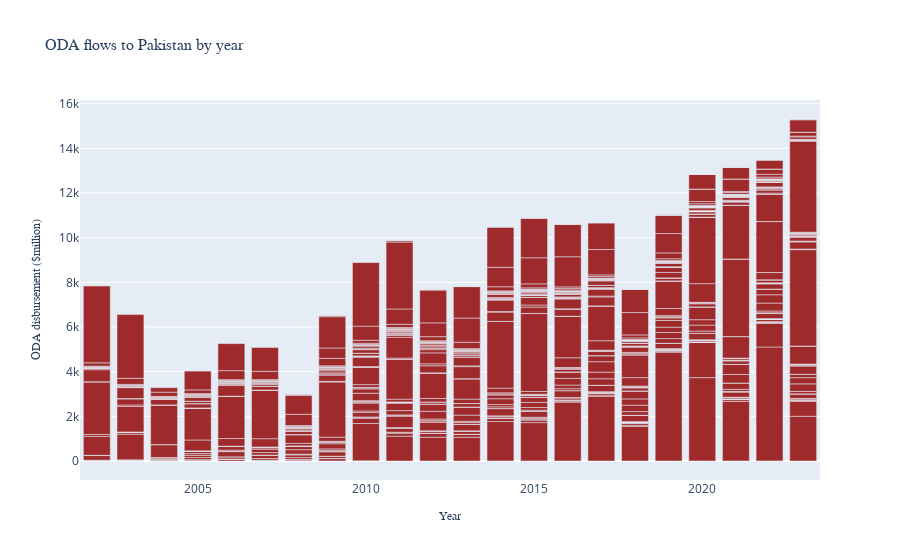

Here is the notebook cell this chart was saved with:
### Markdown cell above
### TRYING PLOTLY.GRAPH_OBJECTS - WHICH IS MORE CUSTOMISABLE THAN EXPRESS

### Code cell
# Create a bar chart using Plotly
fig = go.Figure(data=[go.Bar(
    x=crs_grouped["year"],  # x-axis
    y=crs_grouped["value"],  # y-axis
    marker_color="#9E2A2B"    # Color specified using HEX code
)])

# Add titles and labels
fig.update_layout(
    title="ODA flows to Pakistan by year",
    title_font=dict(family="Arial", size=16),
    xaxis_title="Year",
    xaxis_title_font=dict(family="Arial", size=12),
    yaxis_title="ODA disbursement ($million)",
    yaxis_title_font=dict(family="Arial", size=12)
)

# Show the figure
fig.show()

### Figure 1 — Plotly figure (JSON) as saved in the notebook; plotly's stock layout.template omitted (floating-point values rounded to 4 significant figures; data arrays with more than 128 entries replaced by an {"elided": "..."} marker saying what was removed)
{"data": [{"marker": {"color": "#9E2A2B"}, "type": "bar", "x": {"elided": "1050 int values"}, "y": {"elided": "1050 float values"}}], "layout": {"title": {"font": {"family": "Arial", "size": 16}, "text": "ODA flows to Pakistan by year"}, "xaxis": {"title": {"font": {"family": "Arial", "size": 12}, "text": "Year"}}, "yaxis": {"title": {"font": {"family": "Arial", "size": 12}, "text": "ODA disbursement ($million)"}}}}
